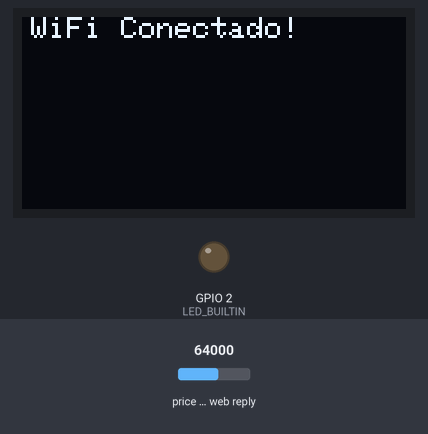
Recording of a program running on a simulated ESP8266 (NodeMCU). Shown: 128×64 one-colour display, output pins drawn as LEDs (lit = HIGH, except the on-board LED, lit = LOW). Inputs (shaded band) come from the test bench; at power-on: price in the web reply 64000. WiFi joins after 1.5 s; servers stay silent unless stated; uploads are accepted with an empty reply; the local clock reads 2024-03-15 10:24:30 at power-on unless the program sets it; web services answer with replies made up by the test bench; what the program prints to the serial monitor is not drawn.

Above: at 1.6 s.
At 5.4 s:
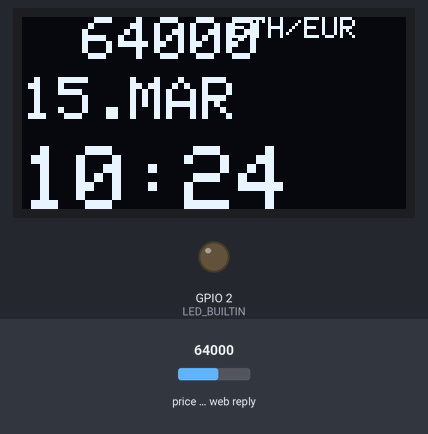
5.5 s: price in the web reply set to 21580
At 11.4 s:
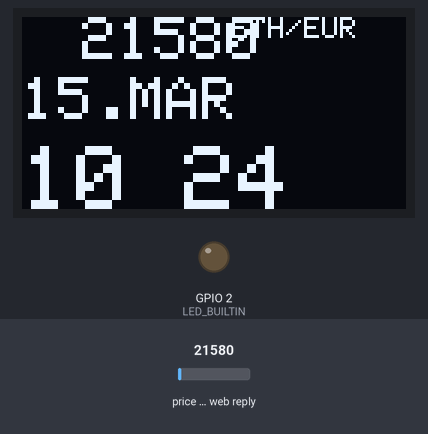
14.0 s: price in the web reply set to 39750
At 22.0 s:
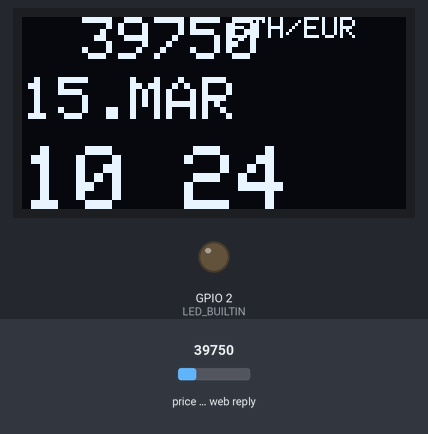
22.8 s: price in the web reply set to 59500
At 32.7 s:
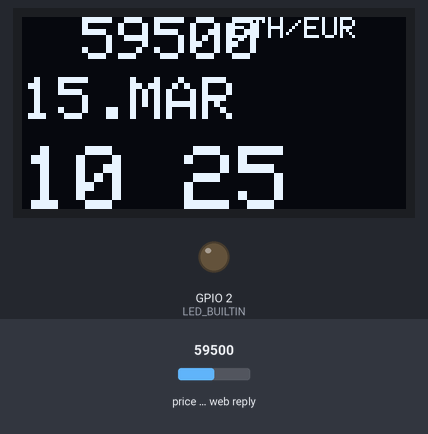
Timing chart, 0 to 34.2 s (numbered marks = the images above; inputs shaded):
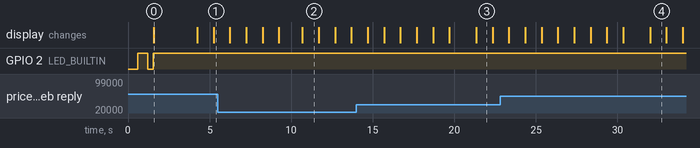

The program:

main.cpp
```cpp
#include <Wire.h>
#include <Adafruit_GFX.h>
#include <Adafruit_SSD1306.h>
#include <ESP8266WiFi.h>
#include <WiFiManager.h>
#include <ArduinoJson.h>
#include <ESP8266HTTPClient.h>
#include <WiFiClientSecure.h>
#include <Ticker.h>

#define SCREEN_WIDTH 128
#define SCREEN_HEIGHT 64
#define OLED_RESET    -1

Adafruit_SSD1306 display(SCREEN_WIDTH, SCREEN_HEIGHT, &Wire, OLED_RESET);
WiFiManager wifiManager;
Ticker ticker;

WiFiClientSecure clientSecure;

String hora = "00:00";
String fecha = "01.JAN";
String tempZaragoza = "00";
int precioEthereumEUR = 0;
bool puntosEncendidos = true;
unsigned long ultimoTiempoSync = 0;
unsigned long ultimoTiempoParpadeo = 0;
const unsigned long intervaloSync = 10000;  // Sincronización cada 10 segundos
const unsigned long intervaloParpadeo = 1000;

String sincronizarHora();
String obtenerTemperaturaZaragoza();
int obtenerPrecioEthereumEUR();

const char* meses[] = {"ENE", "FEB", "MAR", "ABR", "MAY", "JUN", "JUL", "AGO", "SEP", "OCT", "NOV", "DIC"};

void tick() {
  int state = digitalRead(LED_BUILTIN);
  digitalWrite(LED_BUILTIN, !state);
}

void setup() {
  pinMode(LED_BUILTIN, OUTPUT);
  ticker.attach(0.6, tick);

  Serial.begin(115200);
  Wire.begin(14, 12);

  if (!display.begin(SSD1306_SWITCHCAPVCC, 0x3C)) {
    Serial.println(F("Fallo al iniciar la pantalla OLED"));
    for (;;);
  }
  display.clearDisplay();
  display.setTextSize(1);
  display.setTextColor(SSD1306_WHITE);
  display.setCursor(2, 0);
  display.println(F("Conectando WiFi..."));
  display.display();

  wifiManager.autoConnect("ESP8266_OLED");
  ticker.detach();
  digitalWrite(LED_BUILTIN, HIGH);

  display.clearDisplay();
  display.setCursor(3, 0);
  display.println(F("WiFi Conectado!"));
  display.display();
  delay(2000);

  clientSecure.setInsecure();

  // Sincronizar hora, fecha, temperatura y precio de Ethereum
  hora = sincronizarHora();
  tempZaragoza = obtenerTemperaturaZaragoza();
  precioEthereumEUR = obtenerPrecioEthereumEUR();
}

String sincronizarHora() {
  HTTPClient http;
  http.begin(clientSecure, "https://worldtimeapi.org/api/timezone/Europe/Madrid");
  int httpCode = http.GET();
  String nuevaHora = hora;
  if (httpCode == HTTP_CODE_OK) {
    String payload = http.getString();
    Serial.println("Respuesta de WorldTimeAPI: " + payload);
    DynamicJsonDocument doc(1024);
    DeserializationError error = deserializeJson(doc, payload);
    if (!error) {
      nuevaHora = doc["datetime"].as<String>().substring(11, 16);
      String day = doc["datetime"].as<String>().substring(8, 10);
      int month = doc["datetime"].as<String>().substring(5, 7).toInt();
      fecha = day + "." + String(meses[month - 1]);
      Serial.println("Hora sincronizada: " + nuevaHora);
      Serial.println("Fecha sincronizada: " + fecha);
    } else {
      Serial.println("Error al parsear JSON de WorldTimeAPI");
    }
  } else {
    Serial.println("Error al obtener la hora.");
  }
  http.end();
  return nuevaHora;
}

String obtenerTemperaturaZaragoza() {
  HTTPClient http;
  http.begin(clientSecure, "https://wttr.in/Zaragoza?format=%t");
  int httpCode = http.GET();
  String temperatura = "N/A";
  if (httpCode == HTTP_CODE_OK) {
    temperatura = http.getString();
    temperatura.replace("°C", "");
    Serial.println("Temperatura obtenida: " + temperatura);
  } else {
    Serial.println("Error al obtener la temperatura.");
  }
  http.end();
  return temperatura;
}

int obtenerPrecioEthereumEUR() {
  HTTPClient http;
  http.begin(clientSecure, "https://api.coingecko.com/api/v3/simple/price?ids=ethereum&vs_currencies=eur");
  int httpCode = http.GET();
  int precio = precioEthereumEUR;
  if (httpCode == HTTP_CODE_OK) {
    String payload = http.getString();
    Serial.println("Respuesta de CoinGecko: " + payload);
    DynamicJsonDocument doc(1024);
    DeserializationError error = deserializeJson(doc, payload);
    if (!error) {
      precio = doc["ethereum"]["eur"].as<float>();
      Serial.print("Precio de Ethereum obtenido: ");
      Serial.println(precio);
    } else {
      Serial.println("Error al parsear JSON de CoinGecko");
    }
  } else {
    Serial.println("Error al obtener el precio de Ethereum.");
  }
  http.end();
  return static_cast<int>(precio);
}

void loop() {
  if (millis() - ultimoTiempoSync >= intervaloSync) {
    hora = sincronizarHora();
    tempZaragoza = obtenerTemperaturaZaragoza();
    precioEthereumEUR = obtenerPrecioEthereumEUR();
    ultimoTiempoSync = millis();
  }

  if (millis() - ultimoTiempoParpadeo >= intervaloParpadeo) {
    puntosEncendidos = !puntosEncendidos;
    ultimoTiempoParpadeo = millis();
  }

  display.clearDisplay();

  // Muestra el precio de Ethereum en la parte superior
  display.setTextSize(2);
  display.setCursor(20, 0);
  display.print(precioEthereumEUR);
  display.setCursor(70, 0);
  display.setTextSize(1);
  display.print("ETH/EUR");

  // Muestra la fecha en el formato "DD-MMM" en la posición (0, 20)
  display.setTextSize(2);
  display.setCursor(0, 20);
  display.print(fecha);

  // Muestra la temperatura en la esquina superior derecha, un poco más abajo
  display.setTextSize(2);
  display.setCursor(90, 20);
  display.print(tempZaragoza);

  // Muestra la hora en la parte inferior izquierda en tamaño 3
  display.setTextSize(3);
  display.setCursor(0, 43);
  if (puntosEncendidos) {
    display.print(hora);
  } else {
    display.print(hora.substring(0, 2) + " " + hora.substring(3, 5));
  }

  display.display();
}
```

Measured:
- after the input at 5.5 s, the display: first differs from a run without the input after 5.2 s (image 2)
- after the input at 14.0 s, the display: first differs from a run without the input after 7.3 s (image 3)
- what the display in image 0 shows lasts 2.6 s, from 1.6 s to 4.2 s
- what the display in image 2 shows lasts 1.0 s, from 10.7 s to 11.7 s
